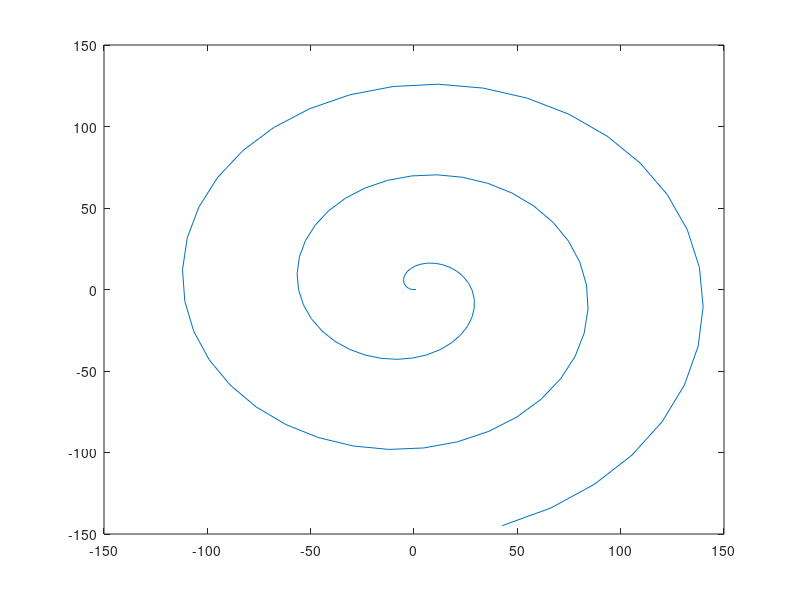
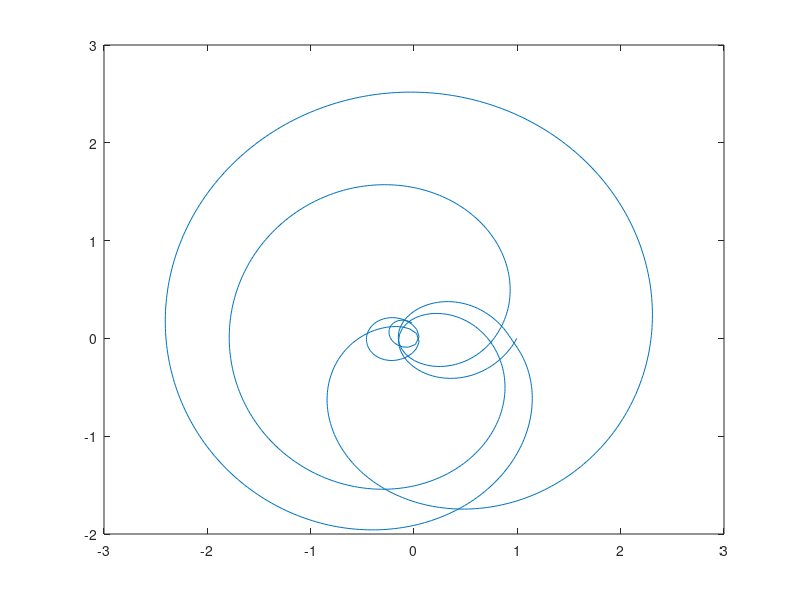
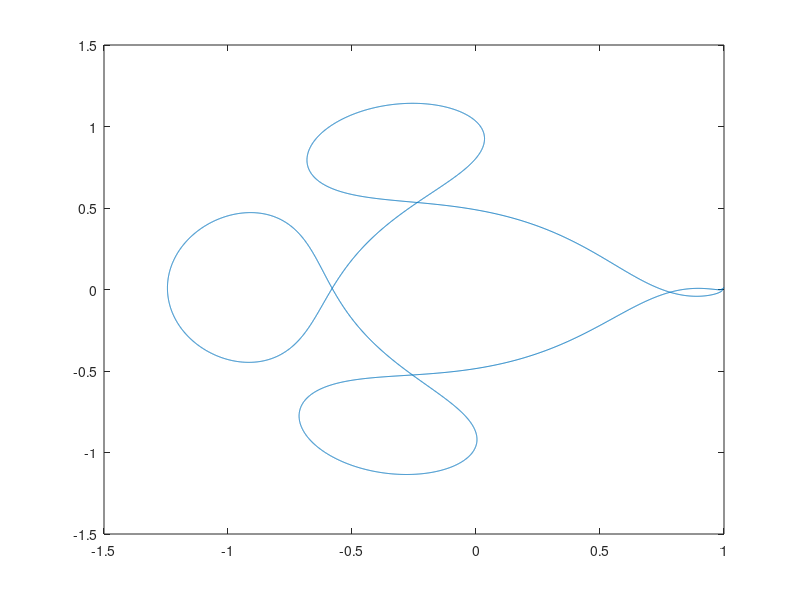
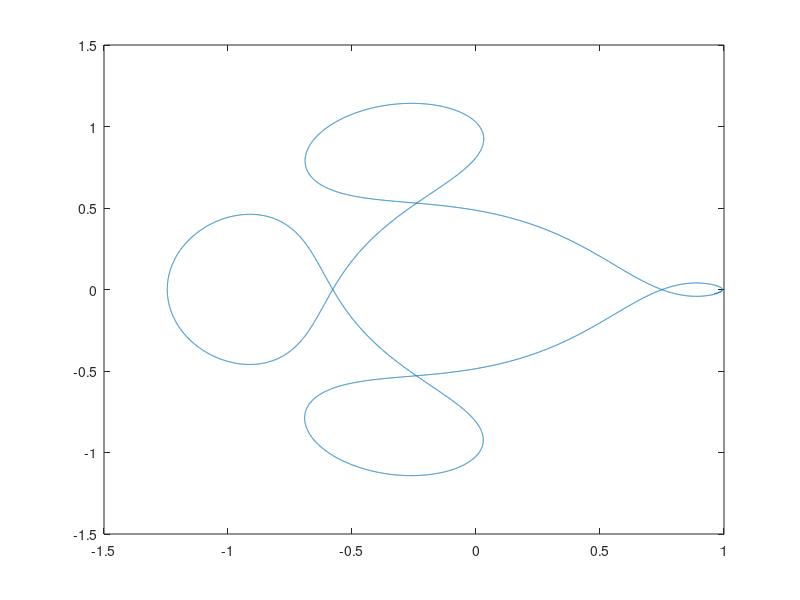

These figures' MATLAB source, in order:
close all; clear all;
mu = 0.012277471;
mu_h = 1-mu;
steps = [100, 1000, 10000, 20000];
h = 17.1./(steps-1); % step size
%% functions
du1 = @(u1,u2,v1,v2) v1;
dv1 = @(u1,u2,v1,v2) u1 + 2*v2 - mu_h*(u1 + mu)/((u1 + mu)^2 + u2^2)^(3/2) - mu*(u1 - mu_h)/((u1 - mu_h)^2 + u2^2)^(3/2);
du2 = @(u1,u2,v1,v2) v2;
dv2 = @(u1,u2,v1,v2) u2 - 2*v1 - mu_h*u2/((u1 + mu)^2 + u2^2)^(3/2) - mu*u2/((u1 - mu_h)^2 + u2^2)^(3/2);

for j = 1:length(steps)
    %% initial values
    u1 = zeros(steps(j),1);
    u2 = zeros(steps(j),1);
    v1 = zeros(steps(j),1);
    v2 = zeros(steps(j),1);
    u1(1) = 0.994;
    u2(1) = 0;
    v1(1) = 0;
    v2(1) = -2.001585106379082522420537862224;


    %% for loop

    for i = 1:steps(j)-1
        K1_u1 = du1(u1(i) , u2(i) , v1(i) , v2(i));
        K1_v1 = dv1(u1(i) , u2(i) , v1(i) , v2(i));
        K1_u2 = du2(u1(i) , u2(i) , v1(i) , v2(i));
        K1_v2 = dv2(u1(i) , u2(i) , v1(i) , v2(i));

        K2_u1 = du1(u1(i) + h(j)*K1_u1/2 , u2(i) + h(j)*K1_u2/2 , v1(i) + h(j)*K1_v1/2 , v2(i) + h(j)*K1_v2/2);
        K2_v1 = dv1(u1(i) + h(j)*K1_u1/2 , u2(i) + h(j)*K1_u2/2 , v1(i) + h(j)*K1_v1/2 , v2(i) + h(j)*K1_v2/2);
        K2_u2 = du2(u1(i) + h(j)*K1_u1/2 , u2(i) + h(j)*K1_u2/2 , v1(i) + h(j)*K1_v1/2 , v2(i) + h(j)*K1_v2/2);
        K2_v2 = dv2(u1(i) + h(j)*K1_u1/2 , u2(i) + h(j)*K1_u2/2 , v1(i) + h(j)*K1_v1/2 , v2(i) + h(j)*K1_v2/2);

        K3_u1 = du1(u1(i) + h(j)*K2_u1/2 , u2(i) + h(j)*K2_u2/2 , v1(i) + h(j)*K2_v1/2 , v2(i) + h(j)*K2_v2/2);
        K3_v1 = dv1(u1(i) + h(j)*K2_u1/2 , u2(i) + h(j)*K2_u2/2 , v1(i) + h(j)*K2_v1/2 , v2(i) + h(j)*K2_v2/2);
        K3_u2 = du2(u1(i) + h(j)*K2_u1/2 , u2(i) + h(j)*K2_u2/2 , v1(i) + h(j)*K2_v1/2 , v2(i) + h(j)*K2_v2/2);
        K3_v2 = dv2(u1(i) + h(j)*K2_u1/2 , u2(i) + h(j)*K2_u2/2 , v1(i) + h(j)*K2_v1/2 , v2(i) + h(j)*K2_v2/2);

        K4_u1 = du1(u1(i) + h(j)*K3_u1 , u2(i) + h(j)*K3_u2 , v1(i) + h(j)*K3_v1 , v2(i) + h(j)*K3_v2);
        K4_v1 = dv1(u1(i) + h(j)*K3_u1 , u2(i) + h(j)*K3_u2 , v1(i) + h(j)*K3_v1 , v2(i) + h(j)*K3_v2);
        K4_u2 = du2(u1(i) + h(j)*K3_u1 , u2(i) + h(j)*K3_u2 , v1(i) + h(j)*K3_v1 , v2(i) + h(j)*K3_v2);
        K4_v2 = dv2(u1(i) + h(j)*K3_u1 , u2(i) + h(j)*K3_u2 , v1(i) + h(j)*K3_v1 , v2(i) + h(j)*K3_v2);

        u1(i+1) = u1(i) + h(j)*(K1_u1 + 2*K2_u1 + 2*K3_u1 + K4_u1)/6;
        v1(i+1) = v1(i) + h(j)*(K1_v1 + 2*K2_v1 + 2*K3_v1 + K4_v1)/6;
        u2(i+1) = u2(i) + h(j)*(K1_u2 + 2*K2_u2 + 2*K3_u2 + K4_u2)/6;
        v2(i+1) = v2(i) + h(j)*(K1_v2 + 2*K2_v2 + 2*K3_v2 + K4_v2)/6;
    end
    figure(j);
    plot(u1,u2);
    %title(sprintf('step size: %d', steps));
end

    